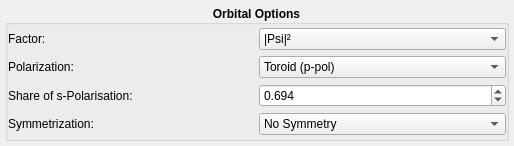
<?xml version="1.0" encoding="UTF-8"?>
<ui version="4.0">
 <class>lmfitother</class>
 <widget class="QWidget" name="lmfitother">
  <property name="geometry">
   <rect>
    <x>0</x>
    <y>0</y>
    <width>514</width>
    <height>146</height>
   </rect>
  </property>
  <property name="windowTitle">
   <string>Form</string>
  </property>
  <layout class="QHBoxLayout" name="horizontalLayout">
   <property name="leftMargin">
    <number>5</number>
   </property>
   <property name="topMargin">
    <number>5</number>
   </property>
   <property name="rightMargin">
    <number>5</number>
   </property>
   <property name="bottomMargin">
    <number>5</number>
   </property>
   <item>
    <widget class="QGroupBox" name="group_box">
     <property name="font">
      <font>
       <weight>75</weight>
       <bold>true</bold>
      </font>
     </property>
     <property name="title">
      <string>Orbital Options</string>
     </property>
     <property name="alignment">
      <set>Qt::AlignCenter</set>
     </property>
     <layout class="QGridLayout" name="gridLayout">
      <property name="leftMargin">
       <number>0</number>
      </property>
      <property name="topMargin">
       <number>0</number>
      </property>
      <property name="rightMargin">
       <number>0</number>
      </property>
      <property name="bottomMargin">
       <number>0</number>
      </property>
      <property name="spacing">
       <number>3</number>
      </property>
      <item row="3" column="1">
       <widget class="QComboBox" name="symmetrize_combobox">
        <property name="sizePolicy">
         <sizepolicy hsizetype="Preferred" vsizetype="Fixed">
          <horstretch>0</horstretch>
          <verstretch>0</verstretch>
         </sizepolicy>
        </property>
        <property name="font">
         <font>
          <weight>50</weight>
          <bold>false</bold>
         </font>
        </property>
        <property name="currentIndex">
         <number>0</number>
        </property>
        <property name="maxVisibleItems">
         <number>7</number>
        </property>
        <property name="maxCount">
         <number>7</number>
        </property>
        <item>
         <property name="text">
          <string>No Symmetry</string>
         </property>
        </item>
        <item>
         <property name="text">
          <string>2-Fold</string>
         </property>
        </item>
        <item>
         <property name="text">
          <string>2-Fold + Mirror</string>
         </property>
        </item>
        <item>
         <property name="text">
          <string>3-Fold</string>
         </property>
        </item>
        <item>
         <property name="text">
          <string>3-Fold + Mirror</string>
         </property>
        </item>
        <item>
         <property name="text">
          <string>4-Fold</string>
         </property>
        </item>
        <item>
         <property name="text">
          <string>4-Fold + Mirror</string>
         </property>
        </item>
       </widget>
      </item>
      <item row="1" column="0">
       <widget class="QLabel" name="polarization_label">
        <property name="font">
         <font>
          <weight>50</weight>
          <bold>false</bold>
         </font>
        </property>
        <property name="text">
         <string>Polarization:</string>
        </property>
       </widget>
      </item>
      <item row="3" column="0">
       <widget class="QLabel" name="symmetrize_label">
        <property name="font">
         <font>
          <weight>50</weight>
          <bold>false</bold>
         </font>
        </property>
        <property name="text">
         <string>Symmetrization:</string>
        </property>
       </widget>
      </item>
      <item row="0" column="1">
       <widget class="QComboBox" name="ak_combobox">
        <property name="enabled">
         <bool>true</bool>
        </property>
        <property name="sizePolicy">
         <sizepolicy hsizetype="Preferred" vsizetype="Fixed">
          <horstretch>0</horstretch>
          <verstretch>0</verstretch>
         </sizepolicy>
        </property>
        <property name="font">
         <font>
          <weight>50</weight>
          <bold>false</bold>
         </font>
        </property>
        <property name="toolTip">
         <string>|Psi|^2 used to be 'no |A.k|^2'
|A.k|^2 displays only the polarisation factor
|A.k|^2 x |Psi|^2 displays for all other cases.
</string>
        </property>
        <property name="currentText">
         <string>|Psi|²</string>
        </property>
        <property name="currentIndex">
         <number>0</number>
        </property>
        <property name="maxVisibleItems">
         <number>3</number>
        </property>
        <property name="maxCount">
         <number>3</number>
        </property>
        <item>
         <property name="text">
          <string>|Psi|²</string>
         </property>
        </item>
        <item>
         <property name="text">
          <string>|A.k|²</string>
         </property>
        </item>
        <item>
         <property name="text">
          <string>|A.k|² x |Psi|² </string>
         </property>
        </item>
       </widget>
      </item>
      <item row="1" column="1">
       <widget class="QComboBox" name="polarization_combobox">
        <property name="sizePolicy">
         <sizepolicy hsizetype="Preferred" vsizetype="Fixed">
          <horstretch>0</horstretch>
          <verstretch>0</verstretch>
         </sizepolicy>
        </property>
        <property name="font">
         <font>
          <weight>50</weight>
          <bold>false</bold>
         </font>
        </property>
        <property name="toolTip">
         <string>Choose one type of polarization.</string>
        </property>
        <property name="currentIndex">
         <number>0</number>
        </property>
        <item>
         <property name="text">
          <string>Toroid (p-pol)</string>
         </property>
        </item>
        <item>
         <property name="text">
          <string>NANO-ESCA: p-pol</string>
         </property>
        </item>
        <item>
         <property name="text">
          <string>NANO-ESCA: s-pol</string>
         </property>
        </item>
        <item>
         <property name="text">
          <string>NANO-ESCA: unpol.</string>
         </property>
        </item>
        <item>
         <property name="text">
          <string>NANO-ESCA: circ+</string>
         </property>
        </item>
        <item>
         <property name="text">
          <string>NANO-ESCA: circ-</string>
         </property>
        </item>
        <item>
         <property name="text">
          <string>CDAD</string>
         </property>
        </item>
       </widget>
      </item>
      <item row="0" column="0">
       <widget class="QLabel" name="ak_label">
        <property name="enabled">
         <bool>true</bool>
        </property>
        <property name="font">
         <font>
          <weight>50</weight>
          <bold>false</bold>
         </font>
        </property>
        <property name="toolTip">
         <string>Ψ</string>
        </property>
        <property name="text">
         <string>Factor:</string>
        </property>
       </widget>
      </item>
      <item row="2" column="0">
       <widget class="QLabel" name="s_share_label">
        <property name="font">
         <font>
          <weight>50</weight>
          <bold>false</bold>
         </font>
        </property>
        <property name="toolTip">
         <string>The share of s-polarised light.</string>
        </property>
        <property name="text">
         <string>Share of s-Polarisation:</string>
        </property>
       </widget>
      </item>
      <item row="2" column="1">
       <widget class="QDoubleSpinBox" name="s_share_spinbox">
        <property name="font">
         <font>
          <weight>50</weight>
          <bold>false</bold>
         </font>
        </property>
        <property name="toolTip">
         <string>The share of s-polarised light.</string>
        </property>
        <property name="keyboardTracking">
         <bool>false</bool>
        </property>
        <property name="decimals">
         <number>3</number>
        </property>
        <property name="maximum">
         <double>1.000000000000000</double>
        </property>
        <property name="singleStep">
         <double>0.001000000000000</double>
        </property>
        <property name="value">
         <double>0.694000000000000</double>
        </property>
       </widget>
      </item>
     </layout>
    </widget>
   </item>
  </layout>
 </widget>
 <resources/>
 <connections/>
</ui>
